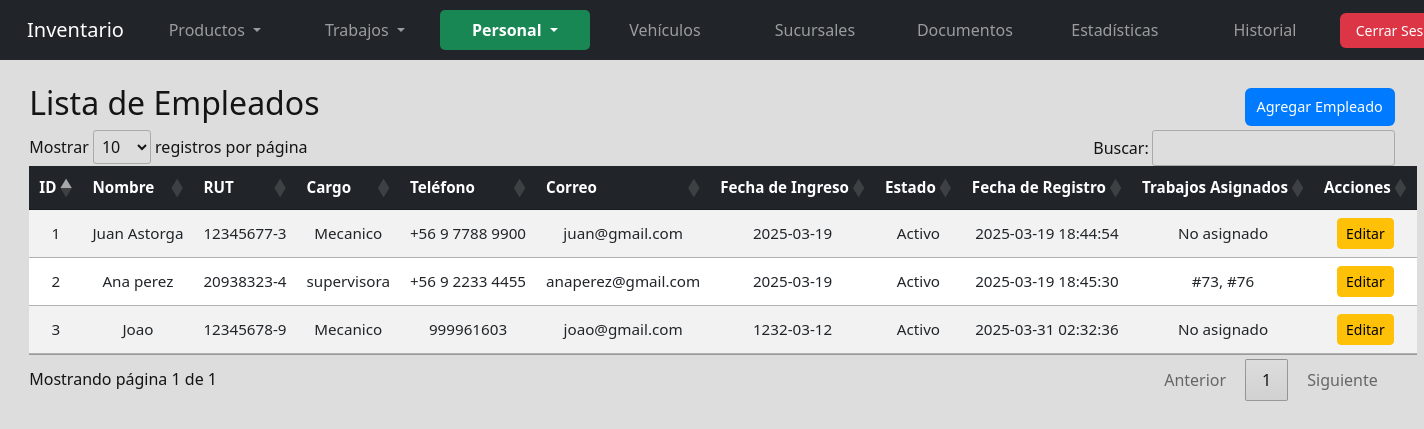
Screenshot of /empleados.php (signed in) with the database file from the repository.
### tables this page shows
CREATE TABLE `empleado` (
  `idempleado` int(11) NOT NULL,
  `nombre` varchar(255) NOT NULL,
  `rut` varchar(20) DEFAULT NULL,
  `cargo` varchar(100) NOT NULL,
  `telefono` varchar(20) DEFAULT NULL,
  `correo` varchar(100) DEFAULT NULL,
  `fecha_ingreso` date DEFAULT NULL COMMENT 'Fecha en la que el empleado ingresó a la empresa',
  `estado` enum('Activo','Inactivo','Suspendido') DEFAULT 'Activo',
  `fecha_creacion` timestamp NOT NULL DEFAULT current_timestamp() COMMENT 'Fecha en la que se registró el empleado en el sistema'
);

### empleados.php (the view, shortened to what this page needs)
<!DOCTYPE html>
<html lang="es">
<head>
    <link href="https://cdn.jsdelivr.net/npm/bootstrap@5.3.0/dist/css/bootstrap.min.css" rel="stylesheet">
    <link rel="stylesheet" href="css/style.css">
</head>
<body>
<?php $pagina = basename($_SERVER['PHP_SELF']); ?>
<nav class="navbar navbar-expand-lg navbar-dark bg-dark fixed-top">
    <div class="container-fluid">
        <a class="navbar-brand" href="#">Inventario</a>
        <div class="collapse navbar-collapse justify-content-center" id="navbarNav">
            <ul class="navbar-nav">
                <li class="nav-item dropdown">
                    <a class="nav-link dropdown-toggle <?= ($pagina == 'index.php' || $pagina == 'activos.php') ? 'active-parent' : '' ?>"
                       href="#" id="inventarioDropdown" role="button" data-bs-toggle="dropdown" aria-expanded="false">
                        Productos
                    </a>
                </li>
                <li class="nav-item dropdown">
                    <a class="nav-link dropdown-toggle <?= in_array($pagina, ['trabajos.php','clientes.php','devoluciones.php','ordenesCompra.php']) ? 'active-parent' : '' ?>"
                       href="#" id="trabajosDropdown" role="button" data-bs-toggle="dropdown" aria-expanded="false">
                        Trabajos
                    </a>
                </li>
                <li class="nav-item dropdown">
                    <a class="nav-link dropdown-toggle <?= in_array($pagina, ['empleados.php','usuarios.php']) ? 'active-parent' : '' ?>"
                       href="#" id="personalDropdown" role="button" data-bs-toggle="dropdown" aria-expanded="false">
                        Personal
                    </a>
                </li>
                <li class="nav-item"><a class="nav-link <?= ($pagina == 'vehiculos.php') ? 'active' : '' ?>" href="vehiculos.php">Vehículos</a></li>
                <li class="nav-item"><a class="nav-link <?= ($pagina == 'sucursal.php') ? 'active' : '' ?>" href="sucursal.php">Sucursales</a></li>
                <li class="nav-item"><a class="nav-link <?= ($pagina == 'documentos.php') ? 'active' : '' ?>" href="documentos.php">Documentos</a></li>
                <li class="nav-item"><a class="nav-link <?= ($pagina == 'estadisticas.php') ? 'active' : '' ?>" href="estadisticas.php">Estadísticas</a></li>
                <li class="nav-item"><a class="nav-link <?= ($pagina == 'historial.php') ? 'active' : '' ?>" href="historial.php">Historial</a></li>
            </ul>
            <div class="logout-container ms-auto">
                <?php if (isset($_SESSION['usuario_id'])): ?>
                    <a href="logout.php" class="btn btn-danger btn-sm">Cerrar Sesión</a>
                <?php endif; ?>
            </div>
        </div>
    </div>
</nav>
<div class="container mt-4">
    <div class="d-flex justify-content-between align-items-center">
        <h2>Lista de Empleados</h2>
        <button class="btn btn-primary" data-bs-toggle="modal" data-bs-target="#modalAgregarEmpleado">Agregar Empleado</button>
    </div>
    <table id="empleadosTable" class="table table-striped mt-3">
        <thead class="table-dark">
            <tr>
                <th>ID</th>
                <th>Nombre</th>
                <th>RUT</th>
                <th>Cargo</th>
                <th>Teléfono</th>
                <th>Correo</th>
                <th>Fecha de Ingreso</th>
                <th>Estado</th>
                <th>Fecha de Registro</th>
                <th>Trabajos Asignados</th>
                <th>Acciones</th>
            </tr>
        </thead>
        <tbody>
            <?php
            include 'db.php';
            $sql_empleados = "SELECT * FROM empleado ORDER BY idempleado DESC";
            $empleados = $conn->query($sql_empleados);
            while ($emp = $empleados->fetch_assoc()) {
                $sql_trabajos = "SELECT t.idtrabajo FROM trabajo t
                                 JOIN trabajo_trabajadores tt ON t.idtrabajo = tt.id_trabajo
                                 WHERE tt.id_trabajador = {$emp['idempleado']} AND t.estado != 'Completado'";
                $trabajos_result = $conn->query($sql_trabajos);
                $trabajos_asignados = [];
                while ($trabajo = $trabajos_result->fetch_assoc()) {
                    $trabajos_asignados[] = "#" . $trabajo['idtrabajo'];
                }
                $trabajo_texto = count($trabajos_asignados) > 0 ? implode(", ", $trabajos_asignados) : "No asignado";
                echo "<tr>
                        <td>{$emp['idempleado']}</td>
                        <td>{$emp['nombre']}</td>
                        <td>{$emp['rut']}</td>
                        <td>{$emp['cargo']}</td>
                        <td>{$emp['telefono']}</td>
                        <td>{$emp['correo']}</td>
                        <td>{$emp['fecha_ingreso']}</td>
                        <td>{$emp['estado']}</td>
                        <td>{$emp['fecha_creacion']}</td>
                        <td>$trabajo_texto</td>
                        <td>
                            <button class='btn btn-warning btn-sm btnEditarEmpleado' data-id='{$emp['idempleado']}'>Editar</button>
                        </td>
                    </tr>";
            }
            ?>
        </tbody>
    </table>
</div>
<link rel="stylesheet" href="https://cdn.datatables.net/1.11.5/css/jquery.dataTables.min.css">
</body>
</html>

### css/style.css (style rules this page uses)
.navbar-nav { display: flex; justify-content: center; width: 100%; }
.navbar-nav .nav-item { flex: 1; text-align: center; min-width: 150px; }
.navbar { height: 60px; padding: 10px 15px; display: flex; align-items: center; }
.logout-container { display: flex; align-items: center; margin-left: auto; padding-right: 15px; }
.logout-container .btn { font-size: 0.875rem; padding: 5px 15px; height: 35px; display: flex; align-items: center; justify-content: center; white-space: nowrap; min-width: 120px; }
.btn-primary { background: #007bff; border: none; padding: 8px 12px; font-size: 0.9rem; border-radius: 6px; transition: 0.3s; }
.btn-danger { background: #dc3545; border: none; padding: 8px 12px; font-size: 0.9rem; border-radius: 6px; transition: 0.3s; }
.container { max-width: 98% !important; padding: 0 15px; }
.table { width: 100% !important; table-layout: auto !important; font-size: 0.95rem; }
.table th, .table td { vertical-align: middle; padding: 14px; text-align: center; white-space: nowrap; }
.table thead { background-color: #343a40; color: #ffffff; }

### empleados.php (style rules this page uses)
body { background-color:rgb(221, 221, 221); color:rgb(20, 20, 20); }
.navbar .nav-link.active-parent { background-color: #198754; color: white !important; font-weight: bold; border-radius: 5px; }
@media (min-width: 579px) { body { padding-top: 60px; } }

### rows the page displays
empleado: idempleado "3", nombre "Joao", rut "12345678-9", cargo "Mecanico", telefono "999961603", correo "joao@gmail.com", fecha_ingreso "1232-03-12", estado "Activo", fecha_creacion "2025-03-31 02:32:36", trabajo_texto "No asignado"
empleado: idempleado "2", nombre "Ana perez", rut "20938323-4", cargo "supervisora", telefono "+56 9 2233 4455", correo "anaperez@gmail.com", fecha_ingreso "2025-03-19", estado "Activo", fecha_creacion "2025-03-19 18:45:30", trabajo_texto "#73, #76"
empleado: idempleado "1", nombre "Juan Astorga", rut "12345677-3", cargo "Mecanico", telefono "+56 9 7788 9900", correo "juan@gmail.com", fecha_ingreso "2025-03-19", estado "Activo", fecha_creacion "2025-03-19 18:44:54", trabajo_texto "No asignado"
